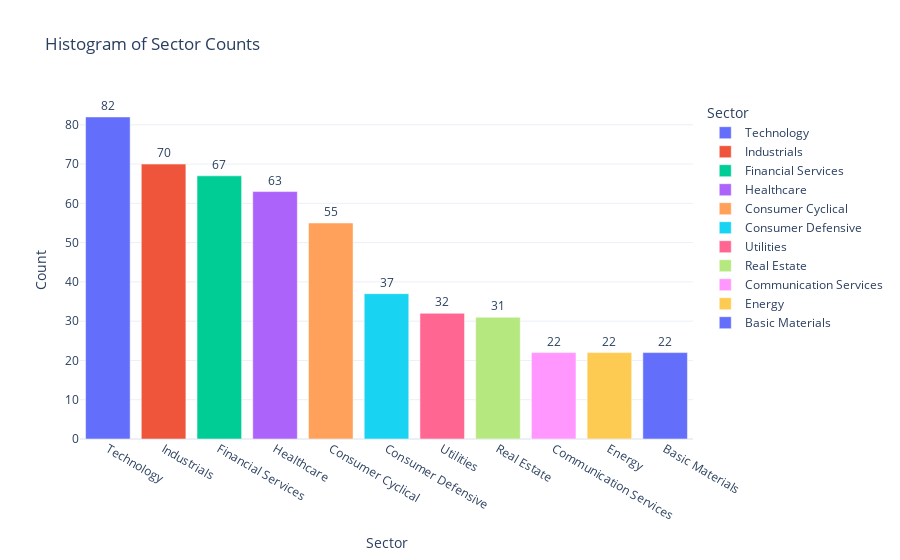

Notebook cell for this chart:
### Markdown cell above
This is a histogram of every sector. This shows that S and P 500 has highest investment in tech companies

### Code cell
sector_counts = df['Sector'].value_counts().reset_index()

sector_counts.columns = ['Sector', 'Count']

# Create a histogram for the sectors
fig = px.bar(
    sector_counts, 
    x='Sector', 
    y='Count', 
    title='Histogram of number of companies in every sector which are part of S and P', 
    text='Count', 
    color='Sector', 
    labels={'Sector': 'Sector', 'Count': 'Count'}
)


fig.update_traces(textposition='outside')
fig.update_layout(template='plotly_white', xaxis_title='Sector', yaxis_title='Count')

fig.show()

### Figure 1 — Plotly figure (JSON) as saved in the notebook; plotly's stock layout.template omitted (floating-point values rounded to 4 significant figures)
{"data": [{"alignmentgroup": "True", "hovertemplate": "Sector=%{x}<br>Count=%{text}<extra></extra>", "legendgroup": "Technology", "marker": {"color": "#636efa", "pattern": {"shape": ""}}, "name": "Technology", "offsetgroup": "Technology", "orientation": "v", "showlegend": true, "text": [82], "textposition": "outside", "type": "bar", "x": ["Technology"], "xaxis": "x", "y": [82], "yaxis": "y"}, {"alignmentgroup": "True", "hovertemplate": "Sector=%{x}<br>Count=%{text}<extra></extra>", "legendgroup": "Industrials", "marker": {"color": "#EF553B", "pattern": {"shape": ""}}, "name": "Industrials", "offsetgroup": "Industrials", "orientation": "v", "showlegend": true, "text": [70], "textposition": "outside", "type": "bar", "x": ["Industrials"], "xaxis": "x", "y": [70], "yaxis": "y"}, {"alignmentgroup": "True", "hovertemplate": "Sector=%{x}<br>Count=%{text}<extra></extra>", "legendgroup": "Financial Services", "marker": {"color": "#00cc96", "pattern": {"shape": ""}}, "name": "Financial Services", "offsetgroup": "Financial Services", "orientation": "v", "showlegend": true, "text": [67], "textposition": "outside", "type": "bar", "x": ["Financial Services"], "xaxis": "x", "y": [67], "yaxis": "y"}, {"alignmentgroup": "True", "hovertemplate": "Sector=%{x}<br>Count=%{text}<extra></extra>", "legendgroup": "Healthcare", "marker": {"color": "#ab63fa", "pattern": {"shape": ""}}, "name": "Healthcare", "offsetgroup": "Healthcare", "orientation": "v", "showlegend": true, "text": [63], "textposition": "outside", "type": "bar", "x": ["Healthcare"], "xaxis": "x", "y": [63], "yaxis": "y"}, {"alignmentgroup": "True", "hovertemplate": "Sector=%{x}<br>Count=%{text}<extra></extra>", "legendgroup": "Consumer Cyclical", "marker": {"color": "#FFA15A", "pattern": {"shape": ""}}, "name": "Consumer Cyclical", "offsetgroup": "Consumer Cyclical", "orientation": "v", "showlegend": true, "text": [55], "textposition": "outside", "type": "bar", "x": ["Consumer Cyclical"], "xaxis": "x", "y": [55], "yaxis": "y"}, {"alignmentgroup": "True", "hovertemplate": "Sector=%{x}<br>Count=%{text}<extra></extra>", "legendgroup": "Consumer Defensive", "marker": {"color": "#19d3f3", "pattern": {"shape": ""}}, "name": "Consumer Defensive", "offsetgroup": "Consumer Defensive", "orientation": "v", "showlegend": true, "text": [37], "textposition": "outside", "type": "bar", "x": ["Consumer Defensive"], "xaxis": "x", "y": [37], "yaxis": "y"}, {"alignmentgroup": "True", "hovertemplate": "Sector=%{x}<br>Count=%{text}<extra></extra>", "legendgroup": "Utilities", "marker": {"color": "#FF6692", "pattern": {"shape": ""}}, "name": "Utilities", "offsetgroup": "Utilities", "orientation": "v", "showlegend": true, "text": [32], "textposition": "outside", "type": "bar", "x": ["Utilities"], "xaxis": "x", "y": [32], "yaxis": "y"}, {"alignmentgroup": "True", "hovertemplate": "Sector=%{x}<br>Count=%{text}<extra></extra>", "legendgroup": "Real Estate", "marker": {"color": "#B6E880", "pattern": {"shape": ""}}, "name": "Real Estate", "offsetgroup": "Real Estate", "orientation": "v", "showlegend": true, "text": [31], "textposition": "outside", "type": "bar", "x": ["Real Estate"], "xaxis": "x", "y": [31], "yaxis": "y"}, {"alignmentgroup": "True", "hovertemplate": "Sector=%{x}<br>Count=%{text}<extra></extra>", "legendgroup": "Communication Services", "marker": {"color": "#FF97FF", "pattern": {"shape": ""}}, "name": "Communication Services", "offsetgroup": "Communication Services", "orientation": "v", "showlegend": true, "text": [22], "textposition": "outside", "type": "bar", "x": ["Communication Services"], "xaxis": "x", "y": [22], "yaxis": "y"}, {"alignmentgroup": "True", "hovertemplate": "Sector=%{x}<br>Count=%{text}<extra></extra>", "legendgroup": "Energy", "marker": {"color": "#FECB52", "pattern": {"shape": ""}}, "name": "Energy", "offsetgroup": "Energy", "orientation": "v", "showlegend": true, "text": [22], "textposition": "outside", "type": "bar", "x": ["Energy"], "xaxis": "x", "y": [22], "yaxis": "y"}, {"alignmentgroup": "True", "hovertemplate": "Sector=%{x}<br>Count=%{text}<extra></extra>", "legendgroup": "Basic Materials", "marker": {"color": "#636efa", "pattern": {"shape": ""}}, "name": "Basic Materials", "offsetgroup": "Basic Materials", "orientation": "v", "showlegend": true, "text": [22], "textposition": "outside", "type": "bar", "x": ["Basic Materials"], "xaxis": "x", "y": [22], "yaxis": "y"}], "layout": {"barmode": "relative", "legend": {"title": {"text": "Sector"}, "tracegroupgap": 0}, "title": {"text": "Histogram of Sector Counts"}, "xaxis": {"anchor": "y", "categoryarray": ["Technology", "Industrials", "Financial Services", "Healthcare", "Consumer Cyclical", "Consumer Defensive", "Utilities", "Real Estate", "Communication Services", "Energy", "Basic Materials"], "categoryorder": "array", "domain": [0, 1], "title": {"text": "Sector"}}, "yaxis": {"anchor": "x", "domain": [0, 1], "title": {"text": "Count"}}}}
